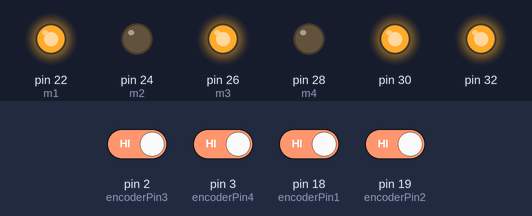
Bench run of a sketch on a simulated Arduino Mega 2560, built with avr-gcc and run on an emulated ATmega2560. On the bench: output pins drawn as LEDs (lit = HIGH). Inputs (shaded band) come from the test bench; at power-on: pin 2 (encoderPin3), pin 3 (encoderPin4), pin 18 (encoderPin1), pin 19 (encoderPin2) HIGH. What the sketch prints to the serial monitor is not drawn.

Above: at 1.2 s.
1.3 s: pin 2 (encoderPin3) driven LOW and pin 19 (encoderPin2) driven LOW
Timing chart, 0 to 4.3 s (numbered marks = the images above; inputs shaded):
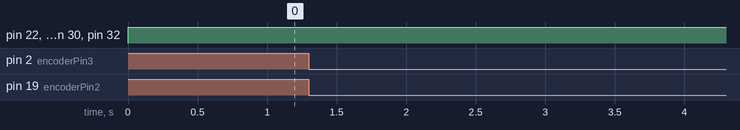

The sketch:

robuencodercodetest.ino
```cpp
#include <SoftwareSerial.h>
//these pins can not be changed 2/3 are special pins
int encoderPin1 = 18;
int encoderPin2 = 19;
int encoderPin3 = 2;
int encoderPin4 = 3;


volatile int lastEncoded = 0;
volatile long encoderValue = 0;
volatile int lastEncoded1 = 0;
volatile long encoderValue1 = 0;
int m1=22,m2=24,m3=26,m4=28;

long lastencoderValue = 0;
long lastencoderValue1 = 0;
int lastMSB = 0;
int lastLSB = 0;
int lastMSB1 = 0;
int lastLSB1 = 0;


void updateEncoder(){
  int MSB = digitalRead(encoderPin1); //MSB = most significant bit
  int LSB = digitalRead(encoderPin2); //LSB = least significant bit

  int encoded = (MSB << 1) |LSB; //converting the 2 pin value to single number
  int sum  = (lastEncoded << 2) | encoded; //adding it to the previous encoded value

  if(sum == 0b1101 || sum == 0b0100 || sum == 0b0010 || sum == 0b1011) encoderValue ++;
  if(sum == 0b1110 || sum == 0b0111 || sum == 0b0001 || sum == 0b1000) encoderValue --;

  lastEncoded = encoded; //store this value for next time
}
void setup() {
 Serial.begin (115200);

 pinMode(encoderPin1, INPUT);
 pinMode(encoderPin2, INPUT);
 pinMode(encoderPin3, INPUT);
 pinMode(encoderPin4, INPUT);
 pinMode(m1,OUTPUT);
 pinMode(m2,OUTPUT);
 pinMode(m3,OUTPUT);
 pinMode(m4,OUTPUT);
 pinMode(30,OUTPUT);
 pinMode(32,OUTPUT);

 //digitalWrite(encoderPin1, HIGH); //turn pullup resistor on
 //digitalWrite(encoderPin2, HIGH); //turn pullup resistor on

  //call updateEncoder() when any high/low changed seen
  //on interrupt 0 (pin 2), or interrupt 1 (pin 3)
attachInterrupt(0, updateEncoder, CHANGE);
attachInterrupt(1, updateEncoder, CHANGE);
attachInterrupt(4, updateEncoder1, CHANGE);
attachInterrupt(5, updateEncoder1, CHANGE);

}
void loop(){
  //Do stuff here

  Serial.print(encoderValue);
  Serial.print(',');
Serial.print(encoderValue1);
Serial.print('\n');
// delay(1000); //just here to slow down the output, and show it will work  even during a delay
digitalWrite(30,HIGH);
digitalWrite(32,HIGH);
digitalWrite(m1,HIGH);
digitalWrite(m2,LOW);
digitalWrite(m3,HIGH);
digitalWrite(m4,LOW);
//delay(1000);
//updateEncoder();
//updateEncoder1();
}


void updateEncoder1(){
  int MSB1 = digitalRead(encoderPin3); //MSB = most significant bit
  int LSB1 = digitalRead(encoderPin4); //LSB = least significant bit

  int encoded1 = (MSB1 << 1) |LSB1; //converting the 2 pin value to single number
  int sum1  = (lastEncoded1 << 2) | encoded1; //adding it to the previous encoded value

  if(sum1 == 0b1101 || sum1 == 0b0100 || sum1 == 0b0010 || sum1 == 0b1011) encoderValue1 ++;
  if(sum1 == 0b1110 || sum1 == 0b0111 || sum1 == 0b0001 || sum1 == 0b1000) encoderValue1 --;

  lastEncoded1 = encoded1; //store this value for next time
}
```
